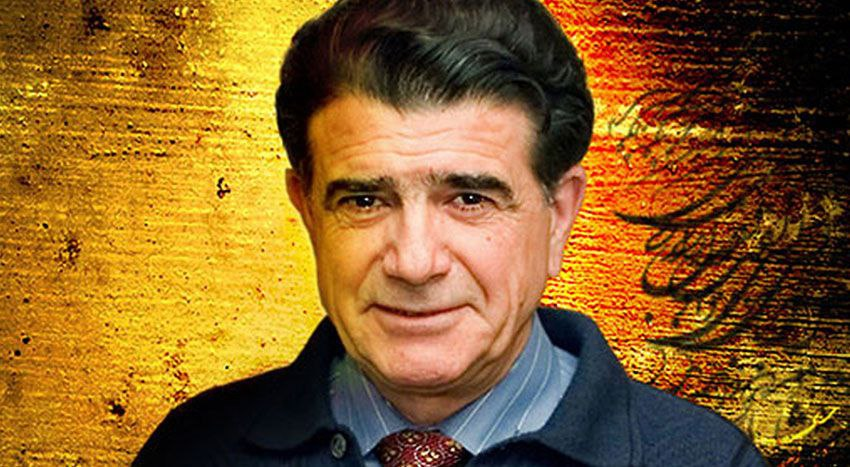
#> input picture MohamadRezaShajaryan.jpg, 850 x 467 px
$ python -i FaceDetector.py   (imports and definitions only)
#> lines starting #> are read from the running program, lines starting #| are printed output that depends on the picture
#> further down, picture is the input picture: shape (467, 850, 3); mean B, G, R 40.7, 97.2, 138.4
import cv2
import numpy as np

class FaceDetector:
    def __init__(self):
        face_cascade_path = cv2.data.haarcascades + 'haarcascade_frontalface_default.xml'
        self.face_cascade = cv2.CascadeClassifier(face_cascade_path)

        profile_cascade_path = cv2.data.haarcascades + 'haarcascade_profileface.xml'
        self.profile_cascade = cv2.CascadeClassifier(profile_cascade_path)

        if self.face_cascade.empty() or self.profile_cascade.empty():
            print("Warning: Could not load cascade classifiers")
        else:
            print("OpenCV face detector initialized")

    def detect_faces(self, image):
        if image is None:
            return []

        gray = cv2.cvtColor(image, cv2.COLOR_BGR2GRAY)
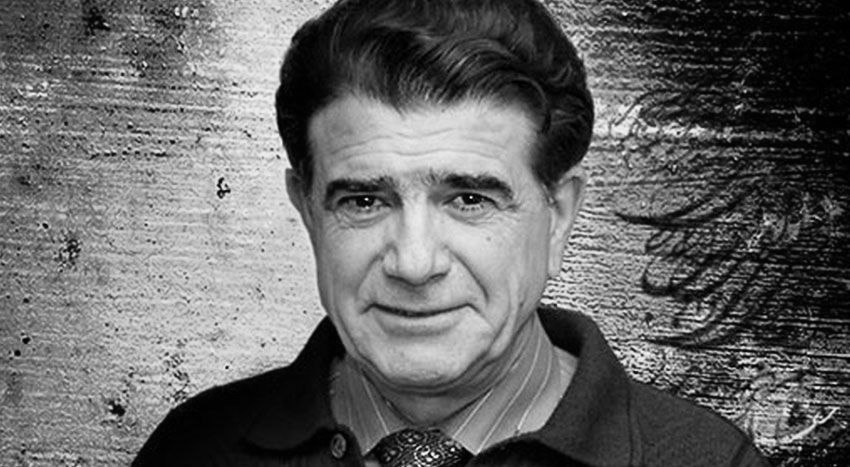
#> gray: shape (467, 850); min 0, max 254, mean 103.1
        gray = cv2.equalizeHist(gray)
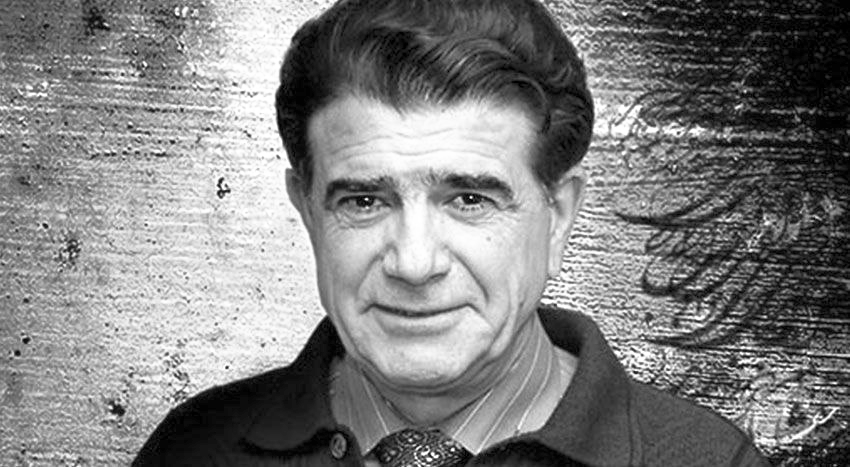
#> gray: shape (467, 850); min 0, max 255, mean 127.8

        faces = []

        # Detect frontal faces
        detected_faces = self.face_cascade.detectMultiScale(
            gray,
            scaleFactor=1.1,
            minNeighbors=5,
            minSize=(30, 30),
            flags=cv2.CASCADE_SCALE_IMAGE
        )
#> detected_faces = [[268, 83, 300, 300]]

        for (x, y, w, h) in detected_faces:
            faces.append({
                'bbox': (x, y, w, h),
                'type': 'frontal'
            })
#> this loop made 1 pass
#> after the loop, faces = 1 item

        # If no frontal faces found, try profile faces
        if len(faces) == 0:
            # Detect profile faces (both left and right)
            profile_faces = self.profile_cascade.detectMultiScale(
                gray,
                scaleFactor=1.1,
                minNeighbors=5,
                minSize=(30, 30)
            )

            for (x, y, w, h) in profile_faces:
                faces.append({
                    'bbox': (x, y, w, h),
                    'type': 'profile'
                })


        return faces

    def draw_faces(self, image, faces, color=(0, 255, 0), thickness=2):
        img_copy = image.copy()
        for face in faces:
            x, y, w, h = face['bbox']
            cv2.rectangle(img_copy, (x, y), (x + w, y + h), color, thickness)

            # Optionally add face type label
            if 'type' in face:
                cv2.putText(
                    img_copy,
                    face['type'],
                    (x, y - 10),
                    cv2.FONT_HERSHEY_SIMPLEX,
                    0.5,
                    color,
                    1
                )
        return img_copy


>>> import cv2
>>> picture = cv2.imread('MohamadRezaShajaryan.jpg')
>>> result = FaceDetector().detect_faces(picture)
#> result = 1 item
